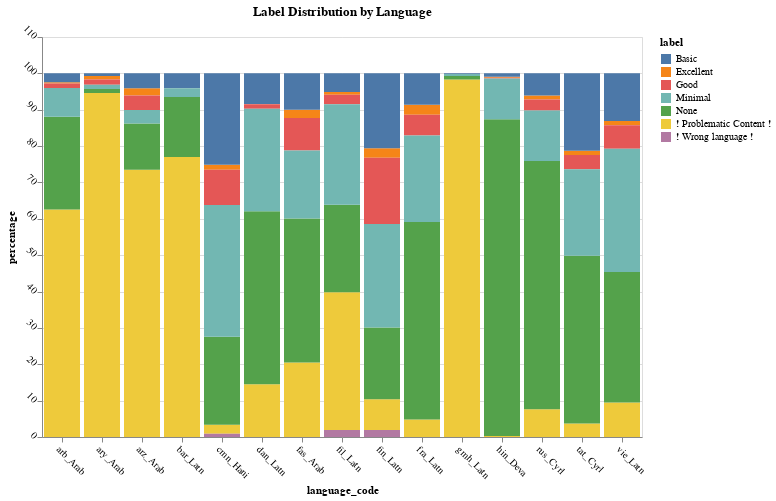

Notebook code cell kept with this figure:
### Markdown cell above
We can also look at the distribution of labels as a bar chart.

### Code cell
# | code-fold: true
# | code-summary: "Click to show/hide code"
# | input: false
import altair as alt

# Convert the wide-format data to long format for Altair
plot_df = label_percentages.unpivot(
    index=["language_code"],
    on=label_percentages.columns[1:],  # All columns except language_code
    variable_name="label",
    value_name="percentage",
)

# Create the Altair chart
chart = (
    alt.Chart(plot_df)
    .mark_bar()
    .encode(
        x="language_code",
        y=alt.Y("percentage", stack="zero"),
        color="label",
        tooltip=["language_code", "label", "percentage"],
    )
    .properties(width=600, height=400, title="Label Distribution by Language")
    .configure_axis(labelAngle=45)
)

chart

### Figure 1 — Vega-Lite specification as saved in the notebook (floating-point values rounded to 4 significant figures)
{"config": {"view": {"continuousWidth": 300, "continuousHeight": 300}, "axis": {"labelAngle": 45}}, "data": {"name": "data-d50ff7433431c09f909df3d0ef28c41d"}, "mark": {"type": "bar"}, "encoding": {"color": {"field": "label", "type": "nominal"}, "tooltip": [{"field": "language_code", "type": "nominal"}, {"field": "label", "type": "nominal"}, {"field": "percentage", "type": "quantitative"}], "x": {"field": "language_code", "type": "nominal"}, "y": {"field": "percentage", "stack": "zero", "type": "quantitative"}}, "height": 400, "title": "Label Distribution by Language", "width": 600, "$schema": "https://vega.github.io/schema/vega-lite/v5.20.1.json", "datasets": {"data-d50ff7433431c09f909df3d0ef28c41d": [{"language_code": "arb_Arab", "label": "Excellent", "percentage": 0.35}, {"language_code": "ary_Arab", "label": "Excellent", "percentage": 1.0}, {"language_code": "arz_Arab", "label": "Excellent", "percentage": 2.0}, {"language_code": "bar_Latn", "label": "Excellent", "percentage": 0.0}, {"language_code": "cmn_Hani", "label": "Excellent", "percentage": 1.4}, {"language_code": "dan_Latn", "label": "Excellent", "percentage": 0.1}, {"language_code": "fas_Arab", "label": "Excellent", "percentage": 2.3}, {"language_code": "fil_Latn", "label": "Excellent", "percentage": 0.8}, {"language_code": "fin_Latn", "label": "Excellent", "percentage": 2.6}, {"language_code": "fra_Latn", "label": "Excellent", "percentage": 2.8}, {"language_code": "gmh_Latn", "label": "Excellent", "percentage": 0.0}, {"language_code": "hin_Deva", "label": "Excellent", "percentage": 0.3}, {"language_code": "rus_Cyrl", "label": "Excellent", "percentage": 1.1}, {"language_code": "tat_Cyrl", "label": "Excellent", "percentage": 1.19}, {"language_code": "vie_Latn", "label": "Excellent", "percentage": 1.2}, {"language_code": "arb_Arab", "label": "❗ Problematic Content ❗", "percentage": 62.55}, {"language_code": "ary_Arab", "label": "❗ Problematic Content ❗", "percentage": 94.6}, {"language_code": "arz_Arab", "label": "❗ Problematic Content ❗", "percentage": 73.5}, {"language_code": "bar_Latn", "label": "❗ Problematic Content ❗", "percentage": 77.0}, {"language_code": "cmn_Hani", "label": "❗ Problematic Content ❗", "percentage": 2.5}, {"language_code": "dan_Latn", "label": "❗ Problematic Content ❗", "percentage": 14.5}, {"language_code": "fas_Arab", "label": "❗ Problematic Content ❗", "percentage": 20.5}, {"language_code": "fil_Latn", "label": "❗ Problematic Content ❗", "percentage": 37.9}, {"language_code": "fin_Latn", "label": "❗ Problematic Content ❗", "percentage": 8.5}, {"language_code": "fra_Latn", "label": "❗ Problematic Content ❗", "percentage": 4.8}, {"language_code": "gmh_Latn", "label": "❗ Problematic Content ❗", "percentage": 98.3}, {"language_code": "hin_Deva", "label": "❗ Problematic Content ❗", "percentage": 0.3}, {"language_code": "rus_Cyrl", "label": "❗ Problematic Content ❗", "percentage": 7.6}, {"language_code": "tat_Cyrl", "label": "❗ Problematic Content ❗", "percentage": 3.69}, {"language_code": "vie_Latn", "label": "❗ Problematic Content ❗", "percentage": 9.5}, {"language_code": "arb_Arab", "label": "❗ Wrong language ❗", "percentage": 0.0}, {"language_code": "ary_Arab", "label": "❗ Wrong language ❗", "percentage": 0.0}, {"language_code": "arz_Arab", "label": "❗ Wrong language ❗", "percentage": 0.0}, {"language_code": "bar_Latn", "label": "❗ Wrong language ❗", "percentage": 0.0}, {"language_code": "cmn_Hani", "label": "❗ Wrong language ❗", "percentage": 0.9}, {"language_code": "dan_Latn", "label": "❗ Wrong language ❗", "percentage": 0.0}, {"language_code": "fas_Arab", "label": "❗ Wrong language ❗", "percentage": 0.0}, {"language_code": "fil_Latn", "label": "❗ Wrong language ❗", "percentage": 1.9}, {"language_code": "fin_Latn", "label": "❗ Wrong language ❗", "percentage": 1.9}, {"language_code": "fra_Latn", "label": "❗ Wrong language ❗", "percentage": 0.0}, {"language_code": "gmh_Latn", "label": "❗ Wrong language ❗", "percentage": 0.0}, {"language_code": "hin_Deva", "label": "❗ Wrong language ❗", "percentage": 0.0}, {"language_code": "rus_Cyrl", "label": "❗ Wrong language ❗", "percentage": 0.0}, {"language_code": "tat_Cyrl", "label": "❗ Wrong language ❗", "percentage": 0.0}, {"language_code": "vie_Latn", "label": "❗ Wrong language ❗", "percentage": 0.0}, {"language_code": "arb_Arab", "label": "Good", "percentage": 1.25}, {"language_code": "ary_Arab", "label": "Good", "percentage": 1.4}, {"language_code": "arz_Arab", "label": "Good", "percentage": 4.0}, {"language_code": "bar_Latn", "label": "Good", "percentage": 0.0}, {"language_code": "cmn_Hani", "label": "Good", "percentage": 9.7}, {"language_code": "dan_Latn", "label": "Good", "percentage": 1.2}, {"language_code": "fas_Arab", "label": "Good", "percentage": 8.9}, {"language_code": "fil_Latn", "label": "Good", "percentage": 2.6}, {"language_code": "fin_Latn", "label": "Good", "percentage": 18.2}, {"language_code": "fra_Latn", "label": "Good", "percentage": 5.7}, {"language_code": "gmh_Latn", "label": "Good", "percentage": 0.0}, {"language_code": "hin_Deva", "label": "Good", "percentage": 0.2}, {"language_code": "rus_Cyrl", "label": "Good", "percentage": 3.0}, {"language_code": "tat_Cyrl", "label": "Good", "percentage": 3.87}, {"language_code": "vie_Latn", "label": "Good", "percentage": 6.4}, {"language_code": "arb_Arab", "label": "None", "percentage": 25.55}, {"language_code": "ary_Arab", "label": "None", "percentage": 1.1}, {"language_code": "arz_Arab", "label": "None", "percentage": 12.7}, {"language_code": "bar_Latn", "label": "None", "percentage": 16.5}, {"language_code": "cmn_Hani", "label": "None", "percentage": 24.2}, {"language_code": "dan_Latn", "label": "None", "percentage": 47.6}, {"language_code": "fas_Arab", "label": "None", "percentage": 39.6}, {"language_code": "fil_Latn", "label": "None", "percentage": 24.1}, {"language_code": "fin_Latn", "label": "None", "percentage": 19.7}, {"language_code": "fra_Latn", "label": "None", "percentage": 54.3}, {"language_code": "gmh_Latn", "label": "None", "percentage": 1.0}, {"language_code": "hin_Deva", "label": "None", "percentage": 87.1}, {"language_code": "rus_Cyrl", "label": "None", "percentage": 68.3}, {"language_code": "tat_Cyrl", "label": "None", "percentage": 46.16}, {"language_code": "vie_Latn", "label": "None", "percentage": 35.9}, {"language_code": "arb_Arab", "label": "Basic", "percentage": 2.45}, {"language_code": "ary_Arab", "label": "Basic", "percentage": 0.7}, {"language_code": "arz_Arab", "label": "Basic", "percentage": 4.1}, {"language_code": "bar_Latn", "label": "Basic", "percentage": 4.1}, {"language_code": "cmn_Hani", "label": "Basic", "percentage": 25.1}, {"language_code": "dan_Latn", "label": "Basic", "percentage": 8.4}, {"language_code": "fas_Arab", "label": "Basic", "percentage": 10.0}, {"language_code": "fil_Latn", "label": "Basic", "percentage": 5.1}, {"language_code": "fin_Latn", "label": "Basic", "percentage": 20.6}, {"language_code": "fra_Latn", "label": "Basic", "percentage": 8.6}, {"language_code": "gmh_Latn", "label": "Basic", "percentage": 0.2}, {"language_code": "hin_Deva", "label": "Basic", "percentage": 0.9}, {"language_code": "rus_Cyrl", "label": "Basic", "percentage": 6.1}, {"language_code": "tat_Cyrl", "label": "Basic", "percentage": 21.3}, {"language_code": "vie_Latn", "label": "Basic", "percentage": 13.1}, {"language_code": "arb_Arab", "label": "Minimal", "percentage": 7.85}, {"language_code": "ary_Arab", "label": "Minimal", "percentage": 1.2}, {"language_code": "arz_Arab", "label": "Minimal", "percentage": 3.7}, {"language_code": "bar_Latn", "label": "Minimal", "percentage": 2.4}, {"language_code": "cmn_Hani", "label": "Minimal", "percentage": 36.2}, {"language_code": "dan_Latn", "label": "Minimal", "percentage": 28.2}, {"language_code": "fas_Arab", "label": "Minimal", "percentage": 18.7}, {"language_code": "fil_Latn", "label": "Minimal", "percentage": 27.6}, {"language_code": "fin_Latn", "label": "Minimal", "percentage": 28.5}, {"language_code": "fra_Latn", "label": "Minimal", "percentage": 23.8}, {"language_code": "gmh_Latn", "label": "Minimal", "percentage": 0.5}, {"language_code": "hin_Deva", "label": "Minimal", "percentage": 11.2}, {"language_code": "rus_Cyrl", "label": "Minimal", "percentage": 13.9}, {"language_code": "tat_Cyrl", "label": "Minimal", "percentage": 23.8}, {"language_code": "vie_Latn", "label": "Minimal", "percentage": 33.9}]}}
